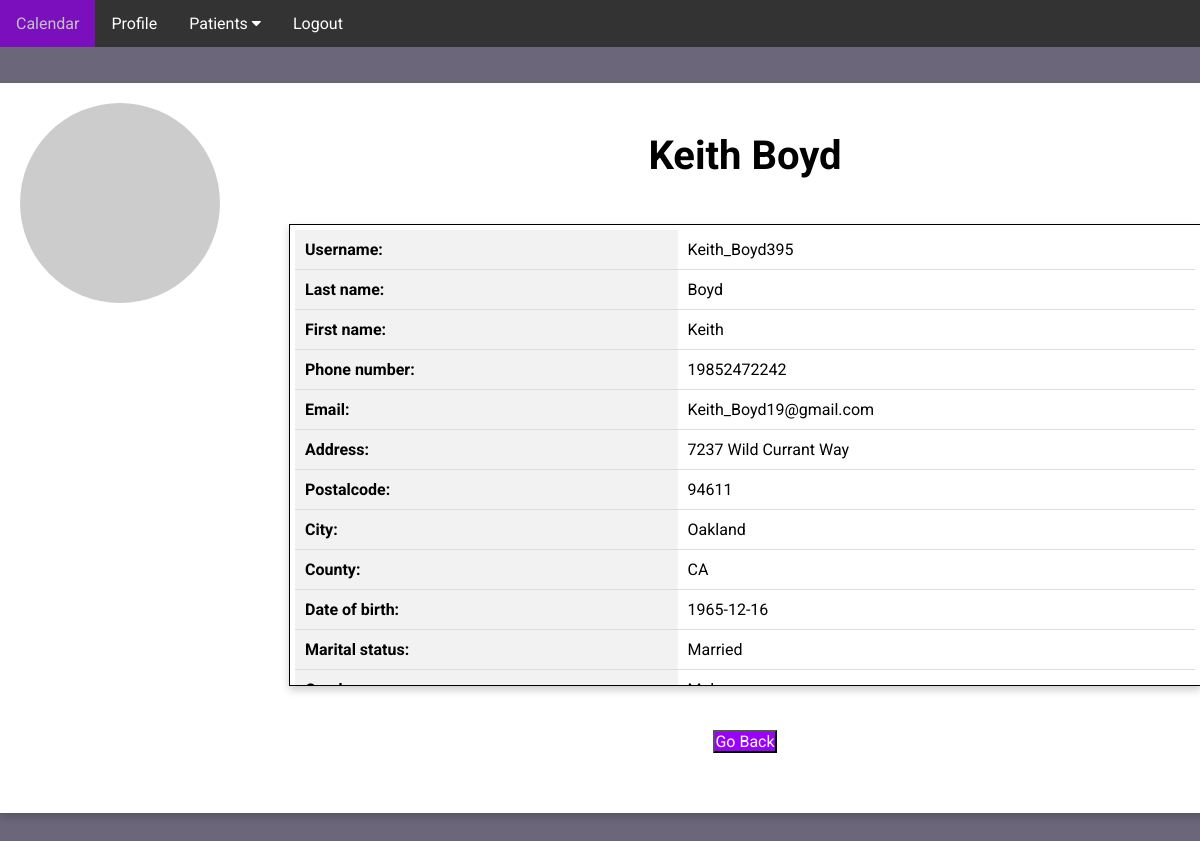
The page /patient/2 (signed in) on the database its author committed.
### app/domain/entities.py (models this page shows, shortened)
class Patient(db.Model):
    __tablename__ = "patient"
    id = db.Column(db.Integer, primary_key=True)
    username = db.Column(db.String(64), index=True, unique=True)
    first_name = db.Column(db.String(64), index=True)
    last_name = db.Column(db.String(64), index=True)
    phone_number = db.Column(db.Integer, index=True, unique=True)
    email = db.Column(db.String(128), index=True, unique=True)
    address = db.Column(db.String(256), index=True)
    postalcode = db.Column(db.String(256), index=True)
    city = db.Column(db.String(256), index=True)
    state = db.Column(db.String(256), index=True)
    passport_id = db.Column(db.String(16), index=True, unique=True)
    birth_date = db.Column(db.String(128), index=True)
    marital_status = db.Column(db.String(16), index=True)
    gender = db.Column(db.String(8), index=True)
    occupation = db.Column(db.String(256), index=True)
    invite_code = db.relationship('InviteCode', backref='patient')
    password_hash = db.Column(db.String(256), index=True, unique=False)
    doctor_id = db.Column(db.Integer, db.ForeignKey('doctor.id'))
    transfer = db.Column(db.Integer, index=True)
    profile_picture = db.Column(db.String(256))
    consultations = db.relationship('Consultation', backref='patient')
    information_sheet = db.relationship('InformationSheet', backref='patient')
    given_rating = db.Column(db.Integer, index=True)
    def avatar(self, size):
        digest = md5(self.email.lower().encode('utf-8')).hexdigest()
        return 'https://www.gravatar.com/avatar/{}?d=identicon&s={}'.format(
            digest, size)

### app/ui/ui.py (the view)
    @staticmethod
    @app.route('/patient/<patient_id>')
    def patient(patient_id):
        if "doctor" not in service.session:
            return redirect(url_for('home'))
        patient = service.get_patient_by_id(patient_id)
        return render_template('patient.html', patient=patient)

### app/repository/database.py (called while the page is built)
    def find_patient_by_id(self, patient_id):
        patient = self.db.session.get(Patient, patient_id)
        if patient is None:
            raise ValueError("Patient not found")
        return patient

### app/service/service.py (called while the page is built)
    def get_patient_by_id(self, patient_id):
        return self.db.find_patient_by_id(patient_id)

### app/ui/ui.py (called while the page is built)
    @staticmethod
    @app.before_request
    def before_request():
        flask.session.permanent = True
        app.permanent_session_lifetime = datetime.timedelta(minutes=5)
        flask.session.modified = True

### app/templates/patient.html (shortened to what this page needs)
<!DOCTYPE html>
<html lang="en">
<head>
    <link rel="stylesheet" href="../static/main-style.css">
    <link rel="stylesheet" href="https://cdnjs.cloudflare.com/ajax/libs/font-awesome/4.7.0/css/font-awesome.min.css">
</head>
<body>
    <section class="header">
            <div class="navbar">
                <a href="/medic-home">Calendar</a>
                <a href="/medic-profile">Profile</a>
                <div class="dropdown">
                    <button class="dropbtn">Patients
                        <i class="fa fa-caret-down"></i>
                    </button>
                </div>
                <a href="{{ url_for('logout') }}">Logout</a>
            </div>
            <div class="main-box">
                  {% if patient.profile_picture==None %}
                    <img src="{{ patient.avatar(128) }}" class="profile-img" alt="{{ patient.username }}">
                {% else %}
                    <img src="../static/files/profile_picture_patient/{{patient.profile_picture}}" class="profile-img" alt="{{ patient.username }}">
                {% endif %}
                  <h1 class="name">{{patient.first_name}} {{patient.last_name}}</h1>
                  <div class="profile-box">
                    <table class="medic-table">
                        <tr>
                            <th>Username:</th>
                            <td>{{patient.username}}</td>
                        </tr>
                        <tr>
                            <th>Last name:</th>
                            <td>{{patient.last_name}}</td>
                        </tr>
                        <tr>
                            <th>First name:</th>
                            <td>{{patient.first_name}}</td>
                        </tr>
                        <tr>
                            <th>Phone number:</th>
                            <td>{{patient.phone_number}}</td>
                        </tr>
                        <tr>
                            <th>Email:</th>
                            <td>{{patient.email}}</td>
                        </tr>
                        <tr>
                            <th>Address:</th>
                            <td>{{patient.address}}</td>
                        </tr>
                        <tr>
                            <th>Postalcode:</th>
                            <td>{{patient.postalcode}}</td>
                        </tr>
                        <tr>
                            <th>City:</th>
                            <td>{{patient.city}}</td>
                        </tr>
                        <tr>
                            <th>County:</th>
                            <td>{{patient.state}}</td>
                        </tr>
                        <tr>
                            <th>Date of birth:</th>
                            <td>{{patient.birth_date}}</td>
                        </tr>
                        <tr>
                            <th>Marital status:</th>
                            <td>{{patient.marital_status}}</td>
                        </tr>
                        <tr>
                            <th>Gender:</th>
                            <td>{{patient.gender}}</td>
                        </tr>
                    </table>
                  </div>
                 <button class="back-in-btn" onclick="window.history.back()">Go Back</button>
            </div>
    </section>
</body>
</html>

### app/static/main-style.css (style rules this page uses)
* { margin: 0; padding: 0; font-family: 'Roboto', sans-serif; }
.header { min-height: 100vh; width: 100%; background-color:#6b667a; background-position: center; background-size: cover; position: relative; overflow: auto; }
.navbar { overflow: auto; background-color: #333; font-family: Arial; }
.navbar a { left: 80px; float: left; font-size: 16px; color: white; text-align: center; padding: 14px 16px; text-decoration: none; }
.dropdown { float: left; overflow: hidden; }
.dropdown .dropbtn { font-size: 16px; border: none; outline: none; color: white; padding: 14px 16px; background-color: inherit; font-family: inherit; margin: 0; }
.main-box { box-shadow: 0 4px 8px 0 rgba(0, 0, 0, 0.2); width: 1480px; height: 720px; position: relative; margin: 3% auto; background: #fff; padding: 5px; text-align: center; }
.name { margin: 3% auto; font-size: 40px; }
.profile-img { width: 200px; position: absolute; top: 20px; left: 20px; border-radius: 50%; }
.profile-box { width: 900px; height: 450px; border: 1px solid #000; box-shadow: 0 4px 8px 0 rgba(0, 0, 0, 0.2); position: relative; margin: 3% auto; background: #fff; padding: 5px; overflow: auto; text-align: center; }
.medic-table { width: 100%; border-collapse: collapse; margin-bottom: 20px; }
.medic-table th, .medic-table td { padding: 10px; text-align: left; border-bottom: 1px solid #ddd; }
.medic-table th { background-color: #f2f2f2; font-weight: bold; }
.back-in-btn { color: #fff; background-color: #9A00FA; font-size: 16px; }

### rows shown on the page
Patient: first_name "Keith", last_name "Boyd", username "Keith_Boyd395", phone_number "19852472242", email "Keith_Boyd19@gmail.com", address "7237 Wild Currant Way", postalcode "94611", city "Oakland", state "CA", birth_date "1965-12-16", marital_status "Married"
